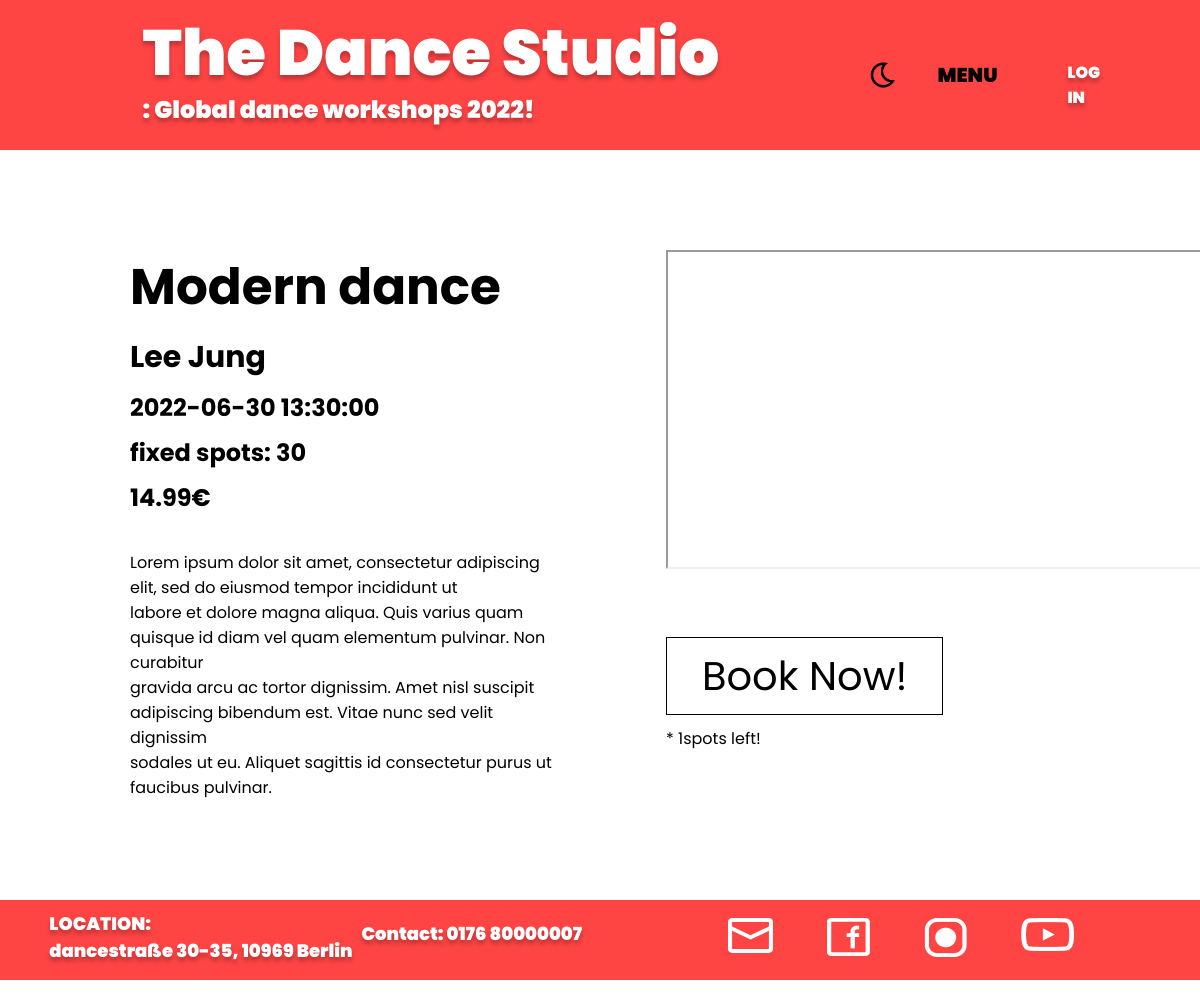
The page /classinfo/5 on the database its author committed.
### app/booking/models.py (models this page shows, shortened)
class Workshop(db.Model, CRUDMixin):
    id = db.Column(db.Integer, primary_key=True)
    date = db.Column(db.String(120))
    name = db.Column(db.String(120))
    teacher = db.Column(db.String(150))
    price = db.Column(db.Numeric(100, 2))
    fixed_spots = db.Column(db.Integer)
    available_spots = db.Column(db.Integer)
    picture_url = db.Column(db.String(300))
    video_url= db.Column(db.String(300))
    userinfos = db.relationship('Userinfo', backref='workshop', lazy=True)

### app/booking/routes.py (the view)
@blueprint.route('/classinfo/<int:id>')
def classinfo(id):
    workshop = Workshop.query.filter_by(id=id).first_or_404()
    return render_template('booking/classInfo.htm',workshop=workshop)

### app/templates/booking/classInfo.htm (shortened to what this page needs)
{% extends 'base.html' %}
{% block css %}
<link rel="stylesheet" type="text/css" href="../static/styles/classinfo_style.css">
{% endblock %}
{% block body %}
    <div class="content">
        <div class="info">
            <h1> {{workshop.name}} </h1>
            <h2> {{workshop.teacher}} </h2>
            <h3> {{workshop.date}} </h3>
            <h4> fixed spots: {{workshop.fixed_spots}}</h4>
            <h5> {{workshop.price}}€</h5>
            <p><br>Lorem ipsum dolor sit amet, consectetur adipiscing <br> elit, sed do eiusmod tempor incididunt ut <br>labore et dolore magna aliqua. Quis varius quam <br>quisque id diam vel quam elementum pulvinar. Non curabitur<br> gravida arcu ac tortor dignissim. Amet nisl suscipit <br>adipiscing bibendum est. Vitae nunc sed velit dignissim <br>sodales ut eu. Aliquet sagittis id consectetur purus ut <br>faucibus pulvinar. </p>
        </div>
        <div class="rightside">
            <iframe width="560" height="315" src={{workshop.video_url}}>
            </iframe>
            <br>
            <a href="/book/{{workshop.id}}" id="book" onclick="togglePopup()" class="{{workshop.available_spots}}">
                Book Now!
            </a>
            <p1>
            <br> * {{workshop.available_spots}}spots left!
            </p1>
        </div>
    </div>
{% endblock %}

### app/static/styles/base_style.css (style rules this page uses)
* { margin: 0; padding: 0; }
body.light-theme { --primary-color: white; --secondary-color: #FF4444; }
body { font-family: 'Poppins', sans-serif; background-color: var(--primary-color); height: 100%; }

### app/static/styles/classinfo_style.css (style rules this page uses)
body.light-theme { --tertiary-color: black; --secondary-color: #FF4444; }
.content { display: flex; flex-direction: row; margin: 100px 30px; color: var(--tertiary-color); position: relative; left: 100px; width: 1000px; }
.content h1 { font-size: 50px; margin-bottom: 10px; }
.content h2 { font-size: 30px; margin-bottom: 10px; }
.content h3, h4, h5 { font-size: 24px; margin-bottom: 10px; }
.rightside { position: relative; left: 100px; }
.rightside iframe { margin-bottom: 70px; }
#book { text-decoration: none; color: var(--tertiary-color); font-size: 40px; margin: 10px 0 30px 0; border: 1px solid var(--tertiary-color); padding: 10px 35px; cursor: pointer; transition: 500ms; }
.rightside p1 { position: relative; top: 20px; }

### rows shown on the page
Workshop: name "Modern dance", teacher "Lee Jung", date "2022-06-30 13:30:00", fixed_spots "30", price "14.99", available_spots "1"
